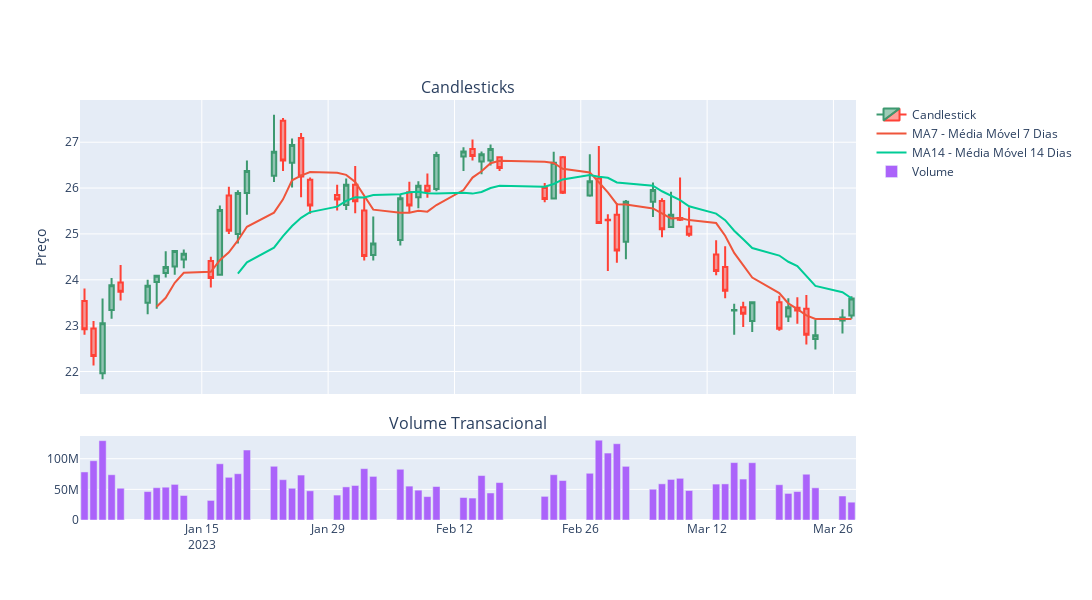

The notebook cell this image was saved under:
### Code cell
# Criando subplots
"""
Primeiro, criamos uma figura que conterá nossos gráficos usando make_subplots.
Isso nos permite ter múltilplos gráficos em uma única visualização.
Aqui, teremos dois subplots: um para o gráfico de candlestick e outro para o volume de transições
"""

fig = make_subplots(rows=2, cols=1, shared_xaxes=True,
                    vertical_spacing=0.1,
                    subplot_titles=('Candlesticks', 'Volume Transacional'),
                    row_width=[0.2, 0.7])

"""
No gráfico de candlestick, cada candle representa um dia de negociação,
mostrando o preço de abertura, fechamento, máximo, mínimo. Vamos adicionar este gráfico à nossa figura
"""
# Adicionando o gráfico de candlestick
fig.add_trace(go.Candlestick(x=df.index,
                             open=df['Abertura'],
                             high=df['Maximo'],
                             low=df['Minimo'],
                             close=df['Fechamento'],
                             name='Candlestick'),
                             row=1, col=1)

# Adicionando as médias móveis
# Adicionando também médias móveis ao mesmo subplot para análise de tendências
fig.add_trace(go.Scatter(x=df.index,
                         y=df['MA7'],
                         mode='lines',
                         name='MA7 - Média Móvel 7 Dias '),
                        row=1, col=1)

fig.add_trace(go.Scatter(x=df.index,
                         y=df['MA14'],
                         mode='lines',
                         name='MA14 - Média Móvel 14 Dias '),
                        row=1, col=1)

# Adicionamos o gráfico de barras para o volume
# Em seguida, criamos um gráfico de barras para o volume de transações, que nos da uma ideia da ativiade de negociação naquele dia
fig.add_trace(go.Bar(x=df.index,
                     y=df['Volume'],
                     name='Volume'),
                    row=2, col=1)


# Adicionando layout 
# Finalmente, configurando o layout da figura, ajustando títulos, formatos de eixo e outras configurações para tornar o gráfico claro e legendado
fig.update_layout(yaxis_title='Preço',
                  xaxis_rangeslider_visible= False, # Desativa o range slider
                  width=1100, height=600)

# Mostrando o gráfico
fig.show()
